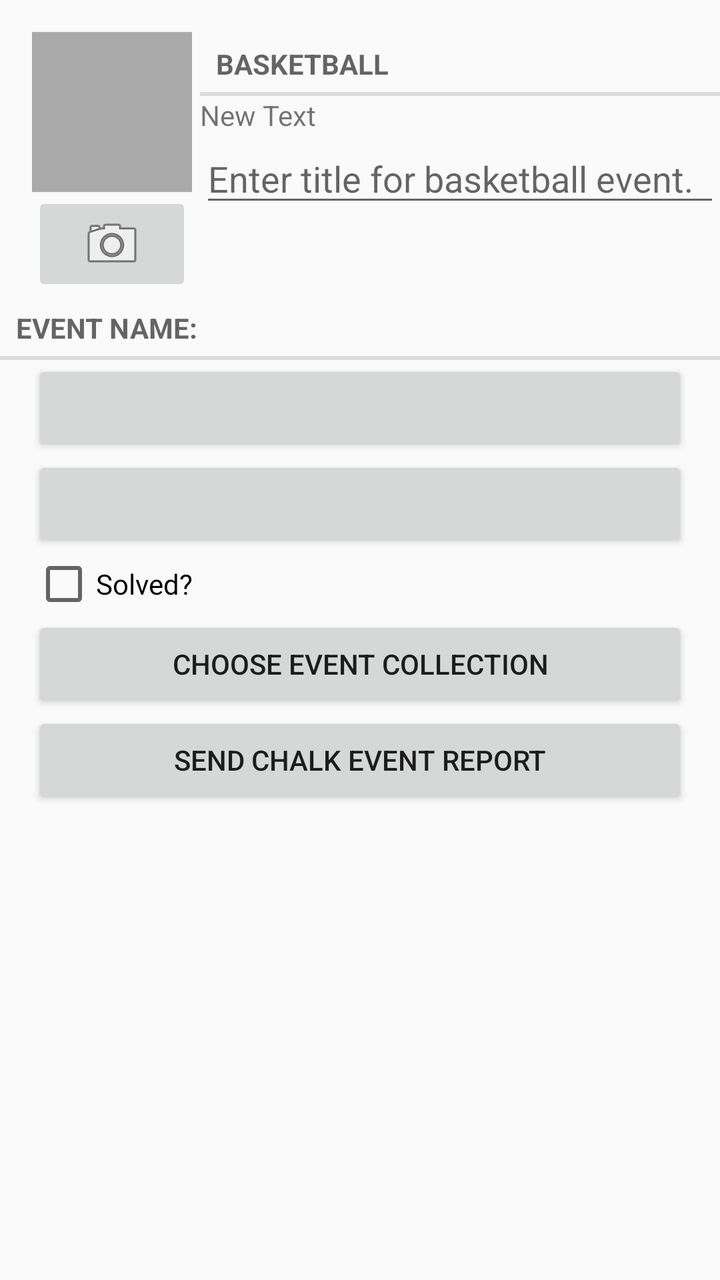
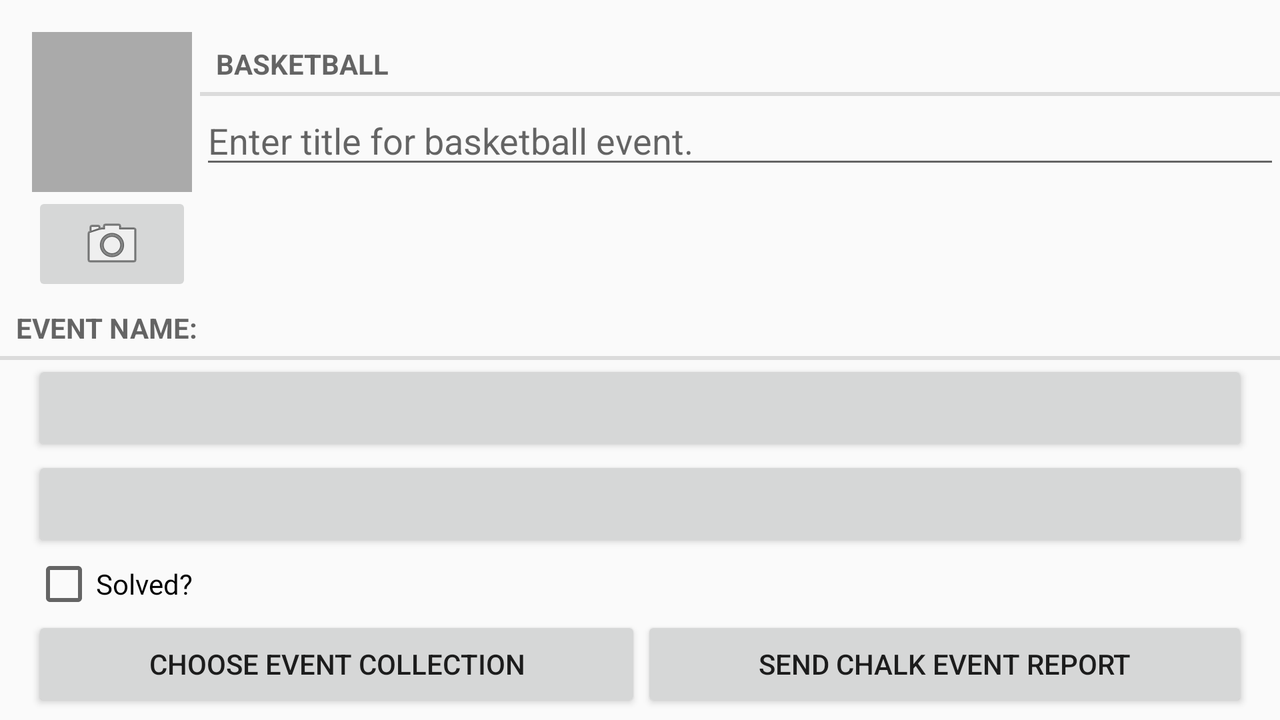

An Android layout and its configuration variant, each rendered on a device that would load it. The default file and the variant file are quoted in full after the pictures.
<!-- AndroidManifest.xml: application theme AppTheme -->
<!-- res/layout/fragment_basketballchalk.xml -->
<?xml version="1.0" encoding="utf-8"?>
<LinearLayout xmlns:android="http://schemas.android.com/apk/res/android"
    android:layout_width="match_parent"
    android:layout_height="match_parent"
    android:orientation="vertical">

    <LinearLayout
        android:layout_width="match_parent"
        android:layout_height="wrap_content"
        android:orientation="horizontal"
        android:layout_marginLeft="16dp"
        android:layout_marginTop="16dp">

        <LinearLayout
            android:layout_width="wrap_content"
            android:layout_height="wrap_content"
            android:orientation="vertical"
            android:layout_marginRight="4dp"
            android:layout_marginEnd="4dp">

            <ImageView
                android:id="@+id/chalk_ImageView"
                android:layout_width="80dp"
                android:layout_height="80dp"
                android:scaleType="centerInside"
                android:background="@android:color/darker_gray"
                android:cropToPadding="true" />

            <ImageButton
                android:layout_width="match_parent"
                android:layout_height="wrap_content"
                android:id="@+id/chalk_imageButton"
                android:src="@android:drawable/ic_menu_camera" />

        </LinearLayout>

        <LinearLayout
            android:layout_width="wrap_content"
            android:layout_height="wrap_content"
            android:orientation="vertical"
            android:layout_weight="1">

            <TextView
                style="?android:listSeparatorTextViewStyle"
                android:layout_width="match_parent"
                android:layout_height="wrap_content"
                android:text="@string/basketballchalk_title_label" />

            <TextView
                android:layout_width="wrap_content"
                android:layout_height="wrap_content"
                android:text="New Text"
                android:id="@+id/textView2" />

            <EditText
                android:id="@+id/chalk_event_title"
                android:layout_width="match_parent"
                android:layout_height="wrap_content"
                android:hint="@string/chalk_title_hint" />
        </LinearLayout>

    </LinearLayout>

    <TextView
        style="?android:listSeparatorTextViewStyle"
        android:layout_width="match_parent"
        android:layout_height="wrap_content"
        android:text="@string/chalk_event_name_label" />

    <Button
        android:id="@+id/chalk_event_date"
        android:layout_width="match_parent"
        android:layout_height="wrap_content"
        android:layout_marginLeft="16dp"
        android:layout_marginRight="16dp" />

    <Button
        android:id="@+id/chalk_event_time"
        android:layout_width="match_parent"
        android:layout_height="wrap_content"
        android:layout_marginLeft="16dp"
        android:layout_marginRight="16dp" />

    <CheckBox
        android:id="@+id/chalk_completed"
        android:layout_width="match_parent"
        android:layout_height="wrap_content"
        android:layout_marginLeft="16dp"
        android:layout_marginRight="16dp"
        android:text="@string/chalk_solved_label" />

    <Button
        android:layout_width="match_parent"
        android:layout_height="wrap_content"
        android:id="@+id/chalk_eventButton"
        android:layout_marginLeft="16dp"
        android:layout_marginRight="16dp"
        android:text="@string/chalk_event_text" />

    <Button
        android:layout_width="match_parent"
        android:layout_height="wrap_content"
        android:id="@+id/chalk_event_reportButton"
        android:layout_marginLeft="16dp"
        android:layout_marginRight="16dp"
        android:text="@string/chalk_event_report_text"/>

</LinearLayout>
<!-- resources referenced by this layout -->
<resources>
  <string name="basketballchalk_title_label">Basketball</string>
  <string name="chalk_event_name_label">Event Name:</string>
  <string name="chalk_event_report_text">Send Chalk Event Report</string>
  <string name="chalk_event_text">Choose Event Collection</string>
  <string name="chalk_solved_label">Solved?</string>
  <string name="chalk_title_hint">Enter title for basketball event.</string>
  <style name="AppTheme" parent="Theme.AppCompat.Light.DarkActionBar">
          
      </style>
</resources>
<!-- res/layout-land/fragment_basketballchalk.xml (the repository's variant of the layout above) -->
<!-- drawn on the phone turned sideways -->
<?xml version="1.0" encoding="utf-8"?>
<ScrollView xmlns:android="http://schemas.android.com/apk/res/android"
    android:layout_height="match_parent"
    android:layout_width="match_parent">

    <LinearLayout
        android:layout_width="match_parent"
        android:layout_height="match_parent"
        android:orientation="vertical">

        <LinearLayout
            android:layout_width="match_parent"
            android:layout_height="wrap_content"
            android:orientation="horizontal"
            android:layout_marginLeft="16dp"
            android:layout_marginStart="16dp"
            android:layout_marginTop="16dp">

            <LinearLayout
                android:layout_width="wrap_content"
                android:layout_height="wrap_content"
                android:orientation="vertical"
                android:layout_marginRight="4dp"
                android:layout_marginEnd="4dp">

                <ImageView
                    android:id="@+id/chalk_ImageView"
                    android:layout_width="80dp"
                    android:layout_height="80dp"
                    android:scaleType="centerInside"
                    android:background="@android:color/darker_gray"
                    android:cropToPadding="true" />

                <ImageButton
                    android:layout_width="match_parent"
                    android:layout_height="wrap_content"
                    android:id="@+id/chalk_imageButton"
                    android:src="@android:drawable/ic_menu_camera" />

            </LinearLayout>

            <LinearLayout
                android:layout_width="wrap_content"
                android:layout_height="wrap_content"
                android:orientation="vertical"
                android:layout_weight="1">

                <TextView
                    style="?android:listSeparatorTextViewStyle"
                    android:layout_width="match_parent"
                    android:layout_height="wrap_content"
                    android:text="@string/basketballchalk_title_label" />

                <EditText
                    android:id="@+id/chalk_event_title"
                    android:layout_width="match_parent"
                    android:layout_height="wrap_content"
                    android:hint="@string/chalk_title_hint" />
            </LinearLayout>

        </LinearLayout>

        <TextView
            style="?android:listSeparatorTextViewStyle"
            android:layout_width="match_parent"
            android:layout_height="wrap_content"
            android:text="@string/chalk_event_name_label" />

        <Button
            android:id="@+id/chalk_event_date"
            android:layout_width="match_parent"
            android:layout_height="wrap_content"
            android:layout_marginLeft="16dp"
            android:layout_marginRight="16dp" />

        <Button
            android:id="@+id/chalk_event_time"
            android:layout_width="match_parent"
            android:layout_height="wrap_content"
            android:layout_marginLeft="16dp"
            android:layout_marginRight="16dp" />

        <CheckBox
            android:id="@+id/chalk_completed"
            android:layout_width="match_parent"
            android:layout_height="wrap_content"
            android:layout_marginLeft="16dp"
            android:layout_marginRight="16dp"
            android:text="@string/chalk_solved_label" />

        <LinearLayout
            android:layout_width="match_parent"
            android:layout_height="wrap_content"
            android:layout_marginLeft="16dp"
            android:layout_marginRight="16dp"
            android:orientation="horizontal">

            <Button
                android:layout_width="wrap_content"
                android:layout_height="wrap_content"
                android:id="@+id/chalk_eventButton"
                android:layout_weight="1"
                android:text="@string/chalk_event_text" />

            <Button
                android:layout_width="wrap_content"
                android:layout_height="wrap_content"
                android:id="@+id/chalk_event_reportButton"
                android:layout_weight="1"
                android:text="@string/chalk_event_report_text" />

        </LinearLayout>

    </LinearLayout>
</ScrollView>
